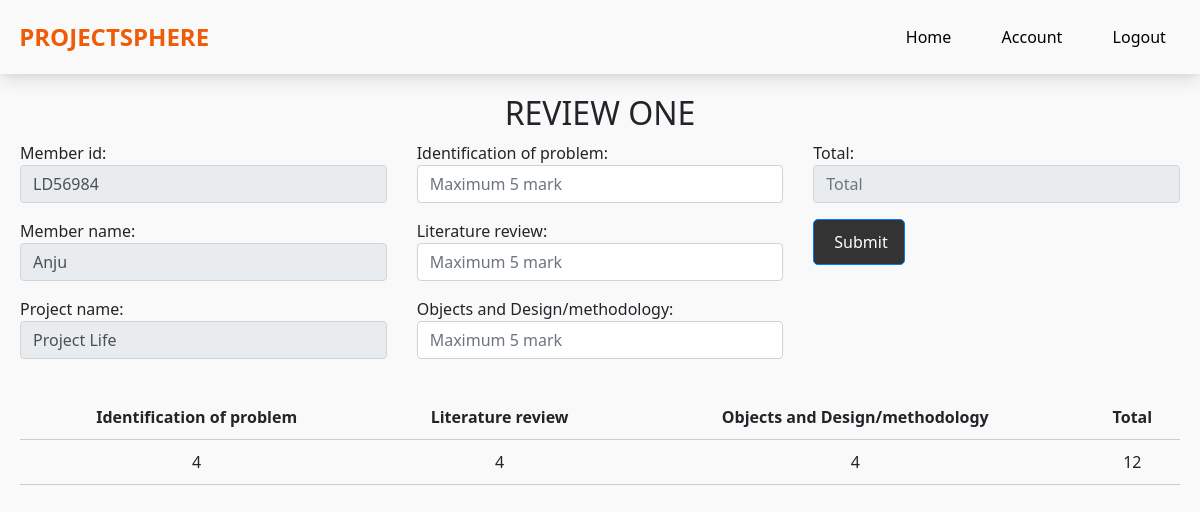
/review_1/1/Anju/LD56984, run on the app's committed database.
### app/models.py (models this page shows)
class RegisterProject(models.Model):
	user = models.ForeignKey(User, on_delete=models.CASCADE)
	student = models.ForeignKey(StudentReg, on_delete=models.CASCADE)
	teamName = models.CharField(max_length=128)
	projectTitle = models.CharField(max_length=128)
	teamHeadName = models.CharField(max_length=128)
	teamHeadId = models.CharField(max_length=128)
	username = models.CharField(max_length=128)
	teamMember1 = models.CharField(max_length=128)
	teamMember2 = models.CharField(max_length=128)
	teamMember3 = models.CharField(max_length=128)
	teamMember1Id = models.CharField(max_length=128)
	teamMember2Id = models.CharField(max_length=128)
	teamMember3Id = models.CharField(max_length=128)
	assign = models.CharField(max_length=128,null=True)
	guide = models.ForeignKey(GuideReg, on_delete=models.CASCADE,null=True)

class ReviewOne(models.Model):
	ident_pro=models.IntegerField()
	liter_review=models.IntegerField()
	obj_des_meth=models.IntegerField()
	total=models.IntegerField()
	project = models.ForeignKey(RegisterProject, on_delete=models.CASCADE)
	projectTitle = models.CharField(max_length=128)
	Name = models.CharField(max_length=128)
	memberId = models.CharField(max_length=128)

### app/views.py (the view, shortened to what this page needs)
# urls.py: path('review_1/<str:pk>/<str:pk1>/<str:pk2>', views.review_1, name='review_1'),
def review_1(request,pk,pk1,pk2):
    hi = RegisterProject.objects.get(id = pk)
    tab_val = ReviewOne.objects.filter(memberId = pk2)
    context = {
        'key':hi,
        'member_name':pk1,
        'member_id':pk2,
        'tab_val':tab_val
    }
    return render(request,'coordinator/review_1.html',context)

### app/templates/coordinator/review_1.html (shortened to what this page needs)
{% load static %}
<!DOCTYPE html>
<html lang="en">
<head>
    <link rel="stylesheet" href="https://stackpath.bootstrapcdn.com/bootstrap/4.5.2/css/bootstrap.min.css">
    <link rel="stylesheet" href="{% static 'css/home.css' %}">
</head>
<body>
    <nav class="navbar">
        <div class="logo">
            <a href="#">PROJECTSPHERE</a>
        </div>
        <ul class="nav-links">
            <li><a href="coordinator_home">Home</a></li>
            <li><a href="#">Account</a></li>
            <li><a href="logout_view">Logout</a></li>
        </ul>
    </nav>
    <div class="container">
        <form action="" method="post">
            <h2 class="text-center">REVIEW ONE</h2>
            <div class="row">
                <div class="col-md-4">
                    <div class="form-group">
                        Member id: <input type="text" class="form-control" name="member_id" value="{{member_id}}" disabled required>
                    </div>
                    <div class="form-group">
                        Member name: <input type="text" class="form-control" name="member_name" value="{{member_name}}" disabled required>
                    </div>
                    <div class="form-group">
                        Project name: <input type="text" class="form-control" name="project_name" value="{{key.projectTitle}}" disabled required>
                    </div>
                </div>
                    <div class="col-md-4">
                        <div class="form-group">
                            Identification of problem:  <input type="number" class="form-control" name="ident_pro" id="ident_pro" placeholder="Maximum 5 mark" required>
                        </div>
                        <div class="form-group">
                            Literature review:  <input type="number" class="form-control" name="liter_review" id="liter_review" placeholder="Maximum 5 mark" required>
                        </div>
                        <div class="form-group">
                            Objects and Design/methodology:  <input type="number" class="form-control" name="obj_des_meth" id="obj_des_meth" placeholder="Maximum 5 mark" required>
                        </div>
                    </div>
                    <div class="col-md-4">
                        <div class="form-group">
                            Total:  <input type="number" class="form-control" name="total" id="total" placeholder="Total" required readonly>
                        </div>
                        <div class="form-group" >
                            <input type="submit" class="btn btn-primary col-3" value="Submit">
                        </div>
                    </div>
            </div>
        </form>
        <table>
            <tr>
                <th>Identification of problem</th>
                <th>Literature review</th>
                <th>Objects and Design/methodology</th>
                <th>Total</th>
            </tr>
            {% for i in tab_val%}
            <tr>
                <td>{{i.ident_pro}}</td>
                <td>{{i.liter_review}}</td>
                <td>{{i.obj_des_meth}}</td>
                <td>{{i.total}}</td>
            </tr>
            {% endfor %}
        </table>
    </div>
</body>
</html>

### app/static/css/home.css (style rules this page uses)
body { margin: 0; font-family: Arial, sans-serif; }
a { text-decoration: none; color: #fff; }
.navbar { display: flex; justify-content: space-between; align-items: center; color: black; padding: 1.2rem; box-shadow: rgba(0, 0, 0, 0.1) 0px 10px 15px -3px, rgba(0, 0, 0, 0.05) 0px 4px 6px -2px; }
.navbar .logo a { color: #ef5c07; text-decoration: none; font-size: 1.5rem; font-weight: bold; }
.nav-links { list-style-type: none; margin: 0; padding: 0; display: flex; gap: 2.2rem; }
.nav-links li { margin-right: 15px; }
.nav-links li a { color: black; text-decoration: none; transition: color 0.3s ease; }
body { margin: 0; font-family: Arial, sans-serif; background-color: #f9f9f9; }
.btn { display: inline-block; padding: 10px 20px; background-color: #333; color: #fff; text-decoration: none; border-radius: 5px; transition: background-color 0.3s ease; }
body { margin: 0; font-family: 'Segoe UI', sans-serif; background-color: #f9f9f9; }
.container { max-width: 1200px; margin: 20px auto; padding: 0 20px; }

### app/templates/coordinator/review_1.html (style rules this page uses)
body { font-family: Arial, sans-serif; margin: 0; padding: 0; }
.container { max-width: 800px; margin: 50px auto; }
table { width: 100%; border-collapse: collapse; margin-top: 20px; }
th, td { padding: 10px; text-align: center; border-bottom: 1px solid #ccc; }
th { font-weight: bold; }
body { margin: 0; font-family: Arial, sans-serif; }
a { text-decoration: none; color: #fff; }
.navbar { display: flex; justify-content: space-between; align-items: center; color: black; padding: 1.2rem; box-shadow: rgba(0, 0, 0, 0.1) 0px 10px 15px -3px, rgba(0, 0, 0, 0.05) 0px 4px 6px -2px; }
.navbar .logo a { color: #ef5c07; text-decoration: none; font-size: 1.5rem; font-weight: bold; }
.nav-links { list-style-type: none; margin: 0; padding: 0; display: flex; gap: 2.2rem; }
.nav-links li { margin-right: 15px; }
.nav-links li a { color: black; text-decoration: none; transition: color 0.3s ease; }
body { margin: 0; font-family: Arial, sans-serif; background-color: #f9f9f9; }
.btn { display: inline-block; padding: 10px 20px; background-color: #333; color: #fff; text-decoration: none; border-radius: 5px; transition: background-color 0.3s ease; }
body { margin: 0; font-family: 'Segoe UI', sans-serif; background-color: #f9f9f9; }
.container { max-width: 1200px; margin: 20px auto; padding: 0 20px; }

### data on the page
RegisterProject: project_name "Project Life"
ReviewOne: ident_pro "4", liter_review "4", obj_des_meth "4", total "12"
